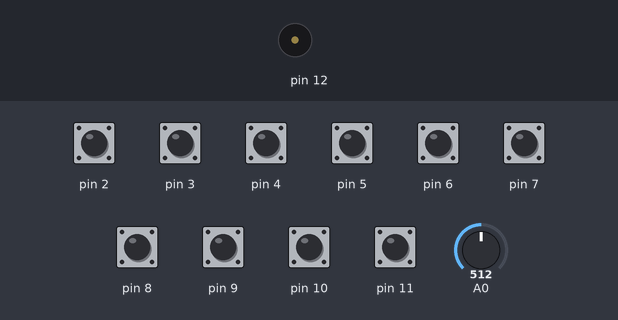
Bench run of a sketch on a simulated Arduino Uno, built with avr-gcc and run on an emulated ATmega328P. Parts: buzzer (waves = sounding). Inputs (shaded band) come from the test bench; at power-on: pin 2–11 HIGH, A0 = 512.

Above: at 1.2 s.
1.3 s: pin 2 pulled LOW for 1 s
At 1.46 s:
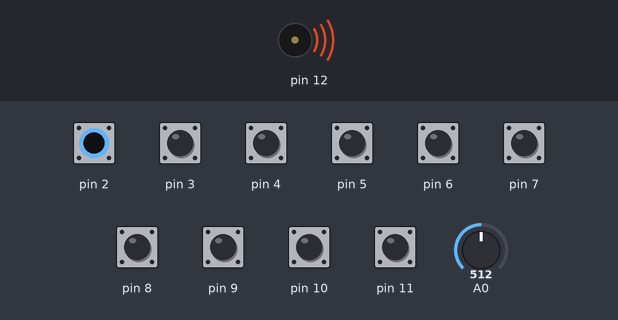
Timing chart, 0 to 4.3 s (numbered marks = the images above; inputs shaded):
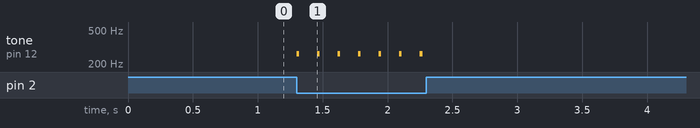

The sketch:

SITC_bees.ino
```cpp
// BEES - BASE CODE
// This code lets students control a series of sounds using custom-made switches.

////// LIST OF MUSICAL NOTES

#define NOTE_B0  31
#define NOTE_C1  33
#define NOTE_CS1 35
#define NOTE_D1  37
#define NOTE_DS1 39
#define NOTE_E1  41
#define NOTE_F1  44
#define NOTE_FS1 46
#define NOTE_G1  49
#define NOTE_GS1 52
#define NOTE_A1  55
#define NOTE_AS1 58
#define NOTE_B1  62
#define NOTE_C2  65
#define NOTE_CS2 69
#define NOTE_D2  73
#define NOTE_DS2 78
#define NOTE_E2  82
#define NOTE_F2  87
#define NOTE_FS2 93
#define NOTE_G2  98
#define NOTE_GS2 104
#define NOTE_A2  110
#define NOTE_AS2 117
#define NOTE_B2  123
#define NOTE_C3  131
#define NOTE_CS3 139
#define NOTE_D3  147
#define NOTE_DS3 156
#define NOTE_E3  165
#define NOTE_F3  175
#define NOTE_FS3 185
#define NOTE_G3  196
#define NOTE_GS3 208
#define NOTE_A3  220
#define NOTE_AS3 233
#define NOTE_B3  247
#define NOTE_C4  262
#define NOTE_CS4 277
#define NOTE_D4  294
#define NOTE_DS4 311
#define NOTE_E4  330
#define NOTE_F4  349
#define NOTE_FS4 370
#define NOTE_G4  392
#define NOTE_GS4 415
#define NOTE_A4  440
#define NOTE_AS4 466
#define NOTE_B4  494
#define NOTE_C5  523
#define NOTE_CS5 554
#define NOTE_D5  587
#define NOTE_DS5 622
#define NOTE_E5  659
#define NOTE_F5  698
#define NOTE_FS5 740
#define NOTE_G5  784
#define NOTE_GS5 831
#define NOTE_A5  880
#define NOTE_AS5 932
#define NOTE_B5  988
#define NOTE_C6  1047
#define NOTE_CS6 1109
#define NOTE_D6  1175
#define NOTE_DS6 1245
#define NOTE_E6  1319
#define NOTE_F6  1397
#define NOTE_FS6 1480
#define NOTE_G6  1568
#define NOTE_GS6 1661
#define NOTE_A6  1760
#define NOTE_AS6 1865
#define NOTE_B6  1976
#define NOTE_C7  2093
#define NOTE_CS7 2217
#define NOTE_D7  2349
#define NOTE_DS7 2489
#define NOTE_E7  2637
#define NOTE_F7  2794
#define NOTE_FS7 2960
#define NOTE_G7  3136
#define NOTE_GS7 3322
#define NOTE_A7  3520
#define NOTE_AS7 3729
#define NOTE_B7  3951
#define NOTE_C8  4186
#define NOTE_CS8 4435
#define NOTE_D8  4699
#define NOTE_DS8 4978

////// SELECTING OUR SPECIFIC NOTES

int Notes[] = {
  NOTE_C4, NOTE_D4, NOTE_E4, NOTE_G4, NOTE_A4,
  NOTE_C5, NOTE_D5, NOTE_E5, NOTE_G5, NOTE_A5
};


////// BOOLEANS: CONTROLLING THE PROGRAM "OPTIONS"

boolean rising = true;
boolean falling = true;
boolean delayed = true;


////// VOID SETUP() AND VOID LOOP()

void setup() {

  for (int i = 2; i < 12; i++) {
    pinMode(i, INPUT_PULLUP);
  }
  pinMode(12, OUTPUT);
}

void loop() {

  if (rising) {
    for (int i = 0; i < 10; i++) {
      if (digitalRead(i + 2) == LOW) {
        tone(12, Notes[i], 20);
        if (delayed) {
          delay(map(analogRead(0), 50, 1023, 300, 0));
        }
      }
    }
  }

  if (falling) {
    for (int i = 9; i >= 0; i--) {
      if (digitalRead(i + 2) == LOW) {
        tone(12, Notes[i], 20);
        if (delayed) {
          delay(map(analogRead(0), 50, 1023, 300, 0));
        }
      }
    }
  }
}
```

Measured:
- after the input at 1.3 s, tone on pin 12: alternates 262 Hz for 0.02 s and silent for 0.14 s, 14 changes in all, then stays silent, starting at once
